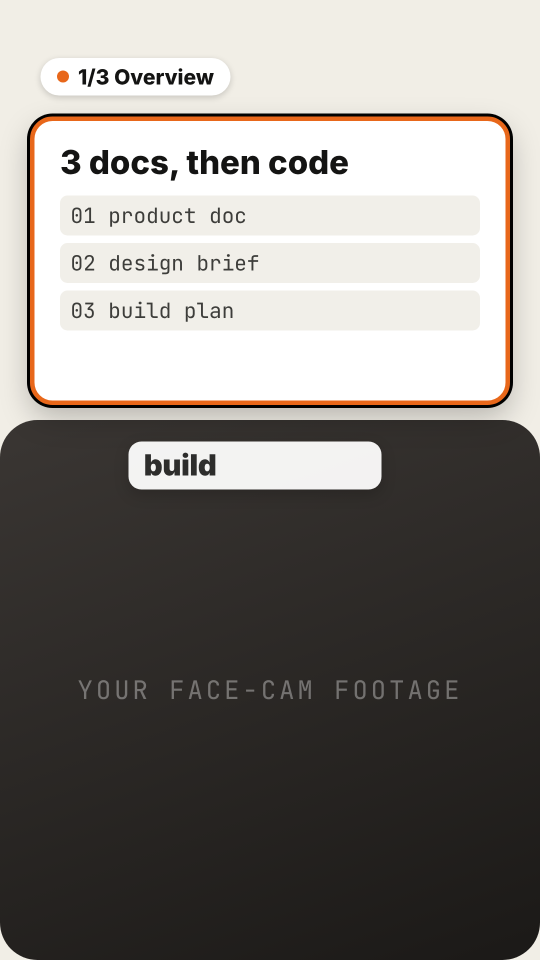
#> input picture reel-studio/storyboard-tests/1-face-overlay/shots/S01.png, 1080 x 1920 px (shown at 1/2 size)
$ python analyze.py ../../storyboard-tests/1-face-overlay/shots/S01.png --out out.png   (older library calls are emulated)
#> lines starting #> are read from the running program, lines starting #| are printed output that depends on the picture; after the words box and inside, x2 and y2 are one past the last pixel; in counts of white or black regions, pixels touching at a corner belong together
"""Reference analysis with OpenCV (+ FFmpeg for audio): measurements an agent cannot eyeball, plus a packet for the vision pass.

  python analyze.py <video|image> --out DIR [--fps 6]

Writes DIR/analysis.json, DIR/keyframes/shot_NN.jpg and DIR/contact_sheet.jpg.
Measured here: metadata, shot boundaries, shot lengths, per-shot camera motion (global optical flow: pan/tilt/zoom/orbit/static),
object motion, palette, brightness, saturation, edge density, face size where a real face exists, persistent text bands (caption zone,
text height), black and frozen stretches, audio loudness, silences, onsets (sound-effect-like transients), tempo, speech ratio.
NOT measured here (the agent must LOOK at contact_sheet.jpg and the key frames): shot size words, angles, character and environment design,
lighting, typography identity, transitions' meaning, storytelling. analysis.json has a `vision` block with status "pending" for that.
"""
import argparse, json, os, subprocess, sys
from pathlib import Path
import cv2, numpy as np

def pal(img, k=5):
    px = cv2.resize(img, (48, 48)).reshape(-1, 3).astype(np.float32); crit = (cv2.TERM_CRITERIA_EPS + cv2.TERM_CRITERIA_MAX_ITER, 12, 1.0)
    _, lab, cen = cv2.kmeans(px, k, None, crit, 3, cv2.KMEANS_PP_CENTERS); cnt = np.bincount(lab.flatten(), minlength=k); o = np.argsort(-cnt)
    return [{'hex': '#%02X%02X%02X' % (int(cen[i][2]), int(cen[i][1]), int(cen[i][0])), 'share': round(float(cnt[i] / cnt.sum()), 3)} for i in o]

def stats(img):
    g = cv2.cvtColor(img, cv2.COLOR_BGR2GRAY); hsv = cv2.cvtColor(img, cv2.COLOR_BGR2HSV); e = cv2.Canny(g, 80, 160)
    return {'brightness': round(float(g.mean() / 255), 3), 'contrast': round(float(g.std() / 128), 3), 'saturation': round(float(hsv[..., 1].mean() / 255), 3), 'edge_density': round(float((e > 0).mean()), 4),
            'clipped_highlights': round(float((g > 250).mean()), 4), 'crushed_blacks': round(float((g < 6).mean()), 4)}

def text_boxes(img):
    """text-like regions: thin, wide clusters of strong horizontal gradients (captions, headlines, UI labels). Returns normalised boxes."""
    g = cv2.cvtColor(img, cv2.COLOR_BGR2GRAY); h, w = g.shape; grad = cv2.morphologyEx(g, cv2.MORPH_GRADIENT, cv2.getStructuringElement(cv2.MORPH_ELLIPSE, (3, 3)))
    _, bw = cv2.threshold(grad, 0, 255, cv2.THRESH_BINARY | cv2.THRESH_OTSU); bw = cv2.morphologyEx(bw, cv2.MORPH_CLOSE, cv2.getStructuringElement(cv2.MORPH_RECT, (max(9, w // 22), 3)))
    out = []
    for c in cv2.findContours(bw, cv2.RETR_EXTERNAL, cv2.CHAIN_APPROX_SIMPLE)[0]:
        x, y, bw_, bh = cv2.boundingRect(c)
        if bw_ > w * 0.12 and 0.012 * h < bh < 0.12 * h and bw_ / max(1, bh) > 2.2 and cv2.contourArea(c) / (bw_ * bh) > 0.35: out.append((x / w, y / h, bw_ / w, bh / h))
    return out

def faces(gray, scale=1.2, nb=5):
    """real-face boxes if this OpenCV build has the Haar cascade (OpenCV 5 removed it): returns None when unavailable, never guesses"""
    try: return list(cv2.CascadeClassifier(cv2.data.haarcascades + 'haarcascade_frontalface_default.xml').detectMultiScale(gray, scale, nb))
    except Exception: return None

# [24 lines left out: functions flow_motion, label, audio_stats, not called in this run]

def main():
    ap = argparse.ArgumentParser(); ap.add_argument('src'); ap.add_argument('--out', required=True); ap.add_argument('--fps', type=float, default=6); a = ap.parse_args()
    out = Path(a.out); (out / 'keyframes').mkdir(parents=True, exist_ok=True); src = Path(a.src); res = {'source': str(src), 'tool': 'opencv ' + cv2.__version__}
    img = cv2.imread(str(src)) if src.suffix.lower() in ('.png', '.jpg', '.jpeg', '.webp', '.bmp') else None
#> img is the input picture: shape (1920, 1080, 3); mean B, G, R 122.9, 127.1, 131
    if img is not None:
        h, w = img.shape[:2]; g = cv2.cvtColor(img, cv2.COLOR_BGR2GRAY); gx = cv2.Sobel(g, cv2.CV_32F, 1, 0); gy = cv2.Sobel(g, cv2.CV_32F, 0, 1); mag = np.hypot(gx, gy); ys, xs = np.mgrid[0:h, 0:w]; wgt = mag / (mag.sum() + 1e-9)
#> after `h, w = img.shape[:2]`: h = 1920; w = 1080
#> after `g = cv2.cvtColor(img, cv2.COLOR_BGR2GRAY)`:
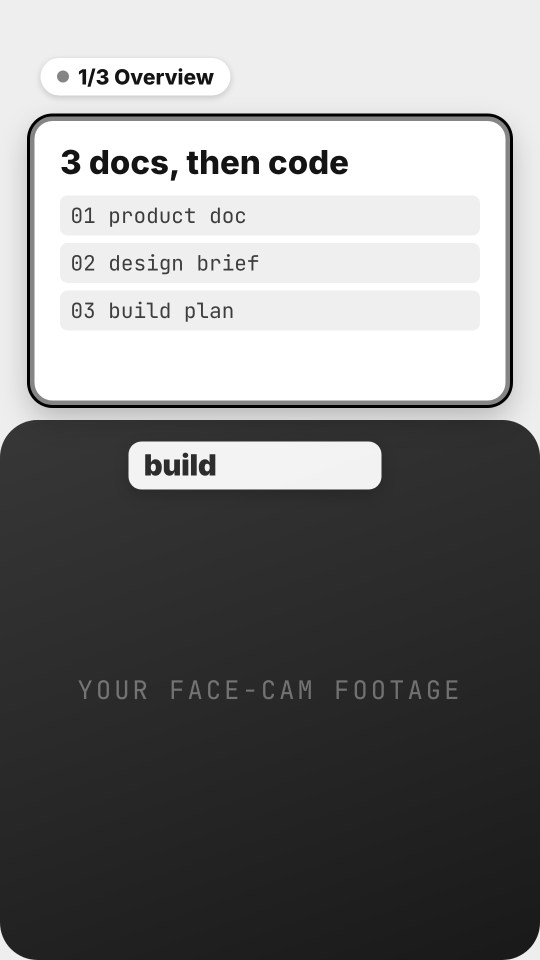
#> g: shape (1920, 1080) (shown at 1/2 size); min 0, max 255, mean 127.9
#> after `gx = cv2.Sobel(g, cv2.CV_32F, 1, 0)`:
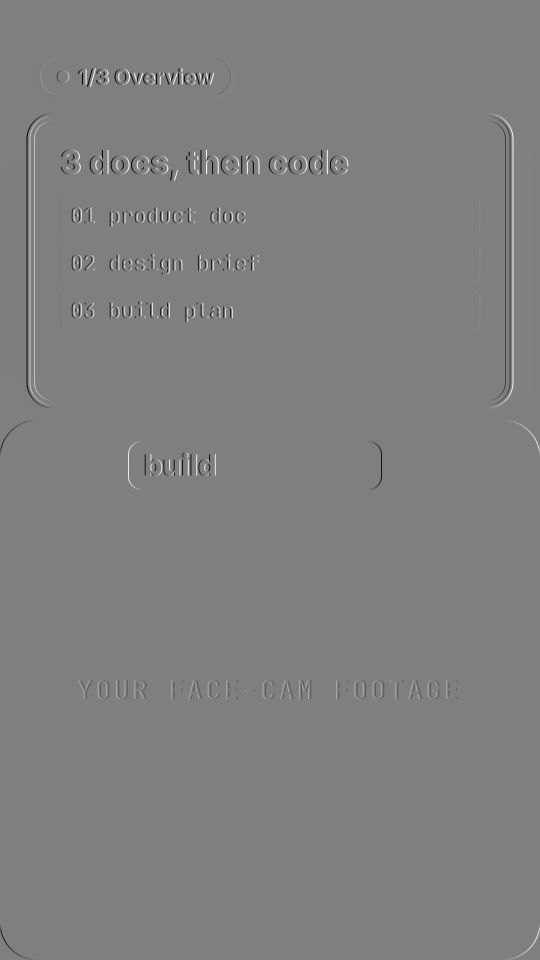
#> gx: shape (1920, 1080) float32 (shown at 1/2 size); min -940, max 940, mean 0; drawn with min black and max white
#> after `gy = cv2.Sobel(g, cv2.CV_32F, 0, 1)`:
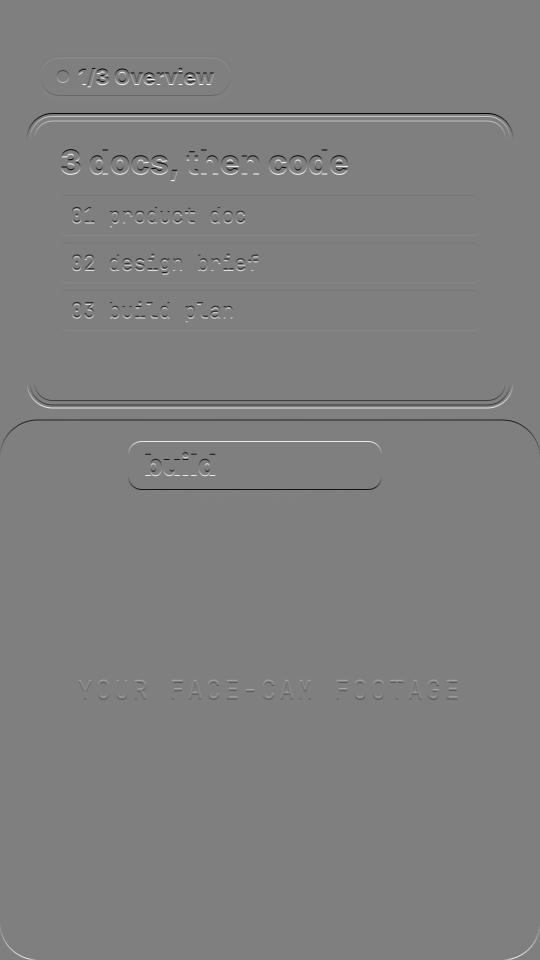
#> gy: shape (1920, 1080) float32 (shown at 1/2 size); min -940, max 940, mean -0.8; drawn with min black and max white
#> after `mag = np.hypot(gx, gy)`:
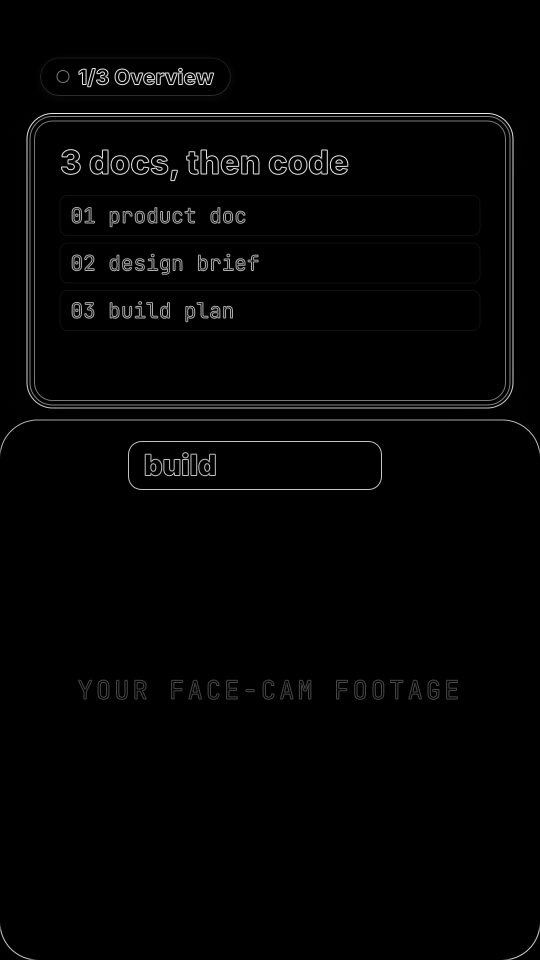
#> mag: shape (1920, 1080) float32 (shown at 1/2 size); min 0, max 1023.4, mean 16.2; drawn with min black and max white
        res.update(kind='image', size=[w, h], aspect=round(w / h, 3), palette=pal(img), **stats(img), visual_centroid=[round(float((xs * wgt).sum() / w), 3), round(float((ys * wgt).sum() / h), 3)], text_like_boxes=[[round(v, 3) for v in b] for b in text_boxes(img)][:12],
                   faces=(None if (fc := faces(g)) is None else len(fc)))
#> in pal, `px = cv2.resize(img, (48, 48)).reshape(-1, 3).astype(np.float32)`: px = 2304 rows, first 8: [230, 238, 241], [230, 238, 241], [230, 238, 241], [230, 238, 241], [230, 238, 241], [230, 238, 241], [230, 238, 241], [230, 238, 241]
#> in pal, `_, lab, cen = cv2.kmeans(px, k, None, crit, 3, cv2.KMEANS_PP_CENTERS)`: lab = 2304 values, max 4 at index 154, min 0 at index 0, mean 0.999; cen = [[230.8, 237.4, 239.9], [35.77, 38.19, 41.05], [255, 255, 255], [106.7, 108.7, 109.9], [191.8, 198, 199.8]]
#> in pal, `cnt = np.bincount(lab.flatten(), minlength=k)`: cnt = [575, 1281, 372, 27, 49]
#> in pal, `o = np.argsort(-cnt)`: o = [1, 0, 2, 4, 3]
#> in stats, `hsv = cv2.cvtColor(img, cv2.COLOR_BGR2HSV)`: hsv: shape (1920, 1080, 3); mean H, S, V 13.8, 23.5, 131
#> in stats, `e = cv2.Canny(g, 80, 160)`:
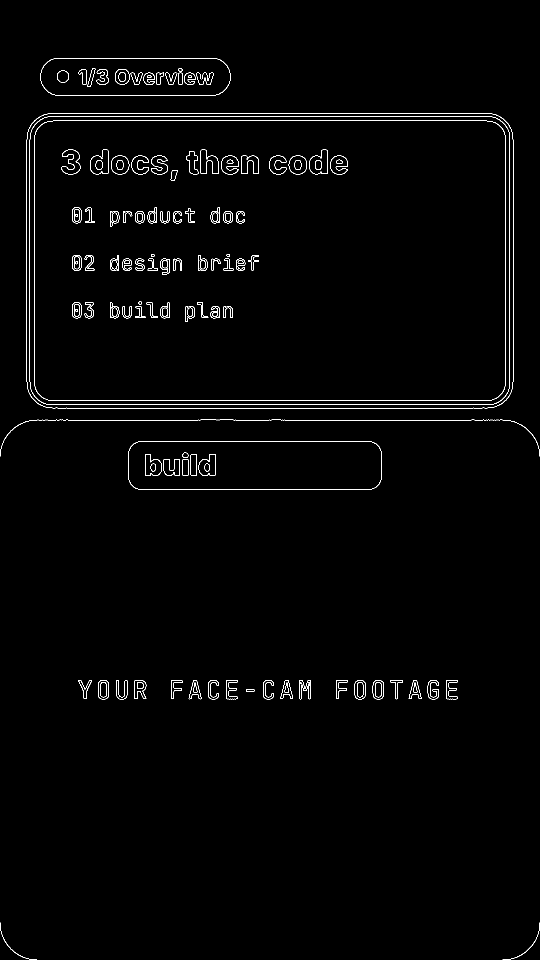
#> e: shape (1920, 1080) (shown at 1/2 size); 1.2% white in thin lines or dots
#> in text_boxes, `_, bw = cv2.threshold(grad, 0, 255, cv2.THRESH_BINARY | cv2.THRESH_OTS`: bw: shape (1920, 1080); 2% white in thin lines or dots
#> in text_boxes, `bw = cv2.morphologyEx(bw, cv2.MORPH_CLOSE, cv2.getStructuringElement(c`:
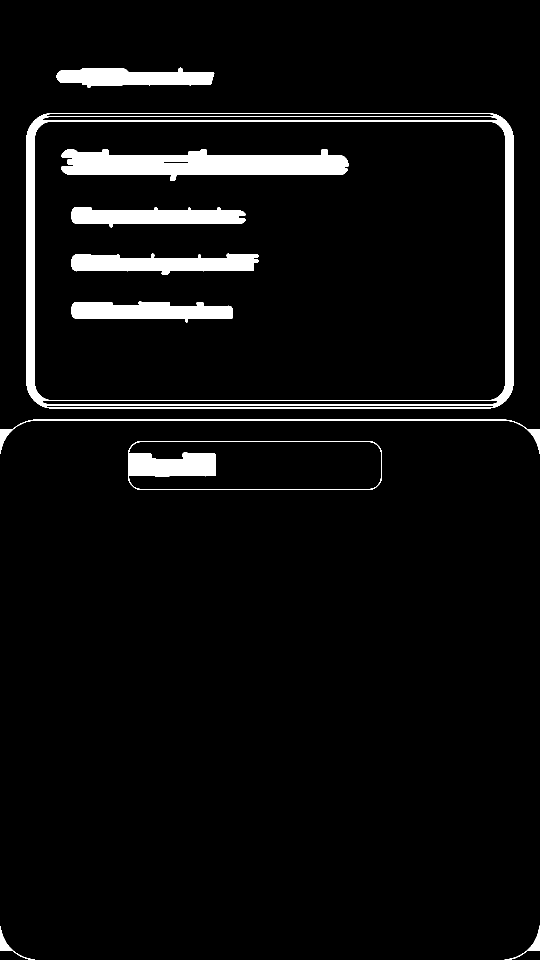
#> bw: shape (1920, 1080) (shown at 1/2 size); 5.1% white; 10 white regions, largest, box (x1, y1, x2, y2) and area: (53, 226, 1027, 817) 30962, (122, 298, 697, 362) 23383, (143, 507, 517, 550) 10606
#> the loop in text_boxes, `for c in cv2.findContours(bw, cv2.RETR_EXTERNAL, cv2.CHAIN_APPROX_SIMP..` made 6 passes
#> (x, y, bw_, bh) on passes 1 to 6: (0, 1852, 70, 68), (1009, 1851, 71, 69), (256, 882, 508, 98), (0, 839, 1080, 69), (53, 226, 974, 591), (113, 135, 316, 40)
#> after the loop in text_boxes, `for c in cv2.findContours(bw, cv2.RETR_EXTERNAL, cv2.CHAIN_APPROX_SIMP..`: out = [(0.237, 0.459, 0.47, 0.051), (0.105, 0.0703, 0.293, 0.0208)]
        cv2.imwrite(str(out / 'keyframes/image.jpg'), cv2.resize(img, (540, int(540 * h / w))))
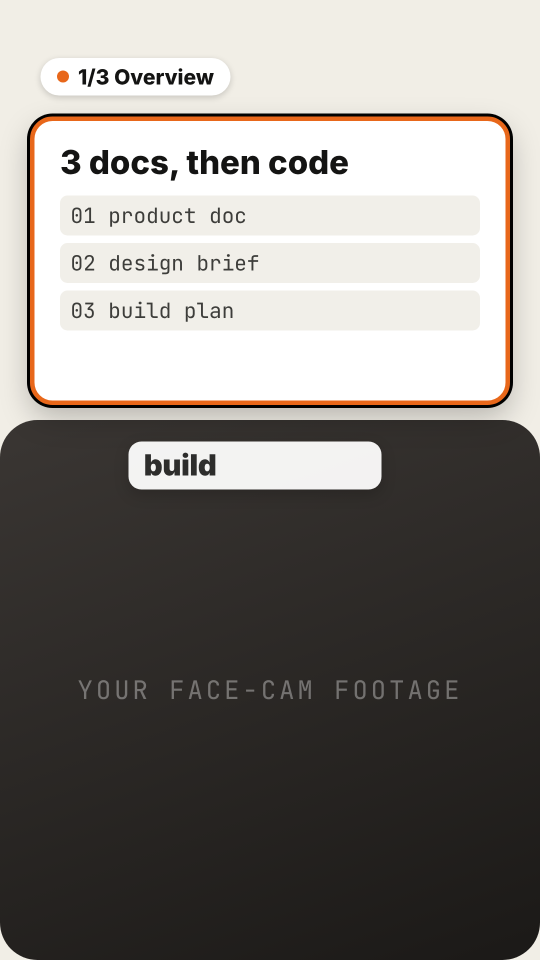
#> saved as image.jpg: shape (960, 540, 3); mean B, G, R 123, 127.1, 131
        res['vision'] = {'status': 'pending', 'look_at': [str(out / 'keyframes/image.jpg')]}
        (out / 'analysis.json').write_text(json.dumps(res, indent=1)); print(f'image analysed -> {out}/analysis.json'); return
#| image analysed -> out.png/analysis.json
    cap = cv2.VideoCapture(str(src)); fps = cap.get(cv2.CAP_PROP_FPS) or 30; nf = int(cap.get(cv2.CAP_PROP_FRAME_COUNT)); W = int(cap.get(cv2.CAP_PROP_FRAME_WIDTH)); H = int(cap.get(cv2.CAP_PROP_FRAME_HEIGHT)); dur = nf / fps
    if not nf: print('cannot read video', file=sys.stderr); sys.exit(1)
    step = max(1, int(round(fps / a.fps))); frames = []; i = 0
    while True:
        ok = cap.grab()
        if not ok: break
        if i % step == 0:
            ok, f = cap.retrieve()
            if ok: s = 320 / f.shape[1]; frames.append((i / fps, cv2.resize(f, None, fx=s, fy=s), cv2.resize(f, (540, int(540 * H / W)))))
        i += 1
    ts = [t for t, _, _ in frames]; small = [f for _, f, _ in frames]
    hist = [cv2.calcHist([cv2.cvtColor(f, cv2.COLOR_BGR2HSV)], [0, 1], None, [24, 16], [0, 180, 0, 256]) for f in small]; [cv2.normalize(h_, h_) for h_ in hist]
    d = np.array([cv2.compareHist(hist[k - 1], hist[k], cv2.HISTCMP_BHATTACHARYYA) for k in range(1, len(hist))]); thr = max(0.22, float(d.mean() + 2.2 * d.std())) if len(d) else 1
    pd = np.array([np.abs(small[k].astype(np.int16) - small[k - 1].astype(np.int16)).mean() for k in range(1, len(small))]); pthr = float(pd.mean() + 3.0 * pd.std()) if len(pd) else 1e9   # a cut moves BOTH the colour histogram and the pixels
    cuts = [0.0] + [round(ts[k + 1], 2) for k in range(len(d)) if (d[k] > thr and pd[k] > pd.mean() + 0.8 * pd.std()) or pd[k] > pthr * 1.6]; cuts = [c for j, c in enumerate(cuts) if j == 0 or c - cuts[j - 1] >= 0.3]
    bounds = cuts + [round(dur, 2)]; shots = []
    for si in range(len(cuts)):
        t0, t1 = bounds[si], bounds[si + 1]; idx = [k for k, t in enumerate(ts) if t0 <= t < t1] or [min(len(ts) - 1, int(t0 * a.fps))]; mid = idx[len(idx) // 2]
        g = [cv2.cvtColor(small[k], cv2.COLOR_BGR2GRAY) for k in idx]; mv = [flow_motion(cv2.resize(g[k], (160, 284)), cv2.resize(g[k + 1], (160, 284))) for k in range(len(g) - 1)] if len(g) > 1 else []
        m = np.mean(mv, axis=0) if mv else np.zeros(5); st = stats(frames[mid][1]); face = faces(cv2.cvtColor(small[mid], cv2.COLOR_BGR2GRAY), 1.2, 6) or []
        fh = round(float(max([f_[3] for f_ in face]) / small[mid].shape[0]), 3) if len(face) else None; cv2.imwrite(str(out / f'keyframes/shot_{si + 1:02d}.jpg'), frames[mid][2], [cv2.IMWRITE_JPEG_QUALITY, 85])
        shots.append({'n': si + 1, 'start': t0, 'end': t1, 'length': round(t1 - t0, 2), 'camera_motion': label(*m[:4]), 'motion': {'dx': round(float(m[0]), 4), 'dy': round(float(m[1]), 4), 'zoom': round(float(m[2]), 4), 'roll': round(float(m[3]), 4)}, 'object_motion': round(float(m[4]), 4), 'palette': pal(small[mid], 4), **st, 'face_height_ratio': fh, 'keyframe': f'keyframes/shot_{si + 1:02d}.jpg'})
    # persistent text bands: where does text-like content sit, how often, how tall
    heat = np.zeros(20); hs = []
    for k in range(0, len(small), 2):
        for (x, y, w_, h_) in text_boxes(small[k]): heat[min(19, int(y * 20)):min(20, int((y + h_) * 20) + 1)] += 1; hs.append(h_)
    heat = heat / max(1, (len(small) + 1) // 2); bands = [{'y_from': round(i / 20, 2), 'y_to': round((i + 1) / 20, 2), 'presence': round(float(heat[i]), 2)} for i in range(20) if heat[i] > 0.25]
    lum = np.array([cv2.cvtColor(f, cv2.COLOR_BGR2GRAY).mean() for f in small]); peak = np.array([np.percentile(cv2.cvtColor(f, cv2.COLOR_BGR2GRAY), 99.5) for f in small]);   # a DARK film (noir) has a low mean but bright text and cards: black = no content at all
    dif = np.array([np.abs(small[k].astype(np.int16) - small[k - 1].astype(np.int16)).mean() for k in range(1, len(small))])
    # [8 lines left out: function runs, not called in this run]
    lens = np.array([s['length'] for s in shots])
    res.update(kind='video', size=[W, H], aspect=round(W / H, 3), fps=round(fps, 2), duration=round(dur, 2), frames=nf, shots=shots, timing={'shots': len(shots), 'cuts_per_10s': round((len(shots) - 1) / dur * 10, 2), 'median_shot': round(float(np.median(lens)), 2), 'shortest': round(float(lens.min()), 2), 'longest': round(float(lens.max()), 2), 'shots_over_3s': int((lens > 3).sum())},
               camera={'static_share': round(sum(1 for s in shots if s['camera_motion'] == 'static') / len(shots), 2), 'moves': {k: sum(1 for s in shots if s['camera_motion'] == k) for k in sorted({s['camera_motion'] for s in shots})}},
               look={'palette': pal(np.mean([f for f in small[::max(1, len(small) // 40)]], axis=0).astype(np.uint8) if False else small[len(small) // 2], 6), 'brightness': round(float(lum.mean() / 255), 3), 'saturation': round(float(np.mean([s['saturation'] for s in shots])), 3), 'edge_density': round(float(np.mean([s['edge_density'] for s in shots])), 4)},
               text={'persistent_bands': bands, 'median_text_height_norm': round(float(np.median(hs)), 3) if hs else None, 'estimated_font_px_at_1920': round(float(np.median(hs)) * 1920 * 0.8) if hs else None, 'note': 'bands are where text-like shapes persist (captions, HUD, titles); identify the typeface by looking'},
               qa={'black_frames': runs((lum < 8) & (peak < 40), 0.2), 'frozen': runs(np.r_[False, dif < 0.15], 1.0)}, audio=audio_stats(src, out))
    cols = 8; th = [cv2.resize(f, (216, int(216 * H / W))) for _, _, f in [(t, 0, fr) for (t, _, fr) in frames[::max(1, int(len(frames) / 48))]]][:48]; tt = ts[::max(1, int(len(frames) / 48))][:48]
    for k, im in enumerate(th): cv2.putText(im, f'{tt[k]:.1f}s', (4, 16), cv2.FONT_HERSHEY_SIMPLEX, 0.5, (0, 0, 0), 3); cv2.putText(im, f'{tt[k]:.1f}s', (4, 16), cv2.FONT_HERSHEY_SIMPLEX, 0.5, (255, 255, 255), 1)
    rows = -(-len(th) // cols); sheet = np.zeros((rows * th[0].shape[0], cols * 216, 3), np.uint8)
    for k, im in enumerate(th): sheet[(k // cols) * im.shape[0]:(k // cols + 1) * im.shape[0], (k % cols) * 216:(k % cols + 1) * 216] = im
    cv2.imwrite(str(out / 'contact_sheet.jpg'), sheet, [cv2.IMWRITE_JPEG_QUALITY, 85])
    res['vision'] = {'status': 'pending', 'look_at': ['contact_sheet.jpg'] + [s['keyframe'] for s in shots[:24]], 'to_fill': ['shot_sizes', 'camera_angles', 'camera_movement_confirmed', 'character_design', 'environment', 'lighting', 'composition', 'typography', 'ui_overlays', 'transitions', 'animation', 'music_and_sfx', 'storytelling']}
    (out / 'analysis.json').write_text(json.dumps(res, indent=1)); print(f"{src.name}: {dur:.1f}s, {len(shots)} shots ({res['timing']['cuts_per_10s']} cuts/10s), camera static in {int(res['camera']['static_share'] * 100)}% of shots -> {out}/analysis.json")

main()
